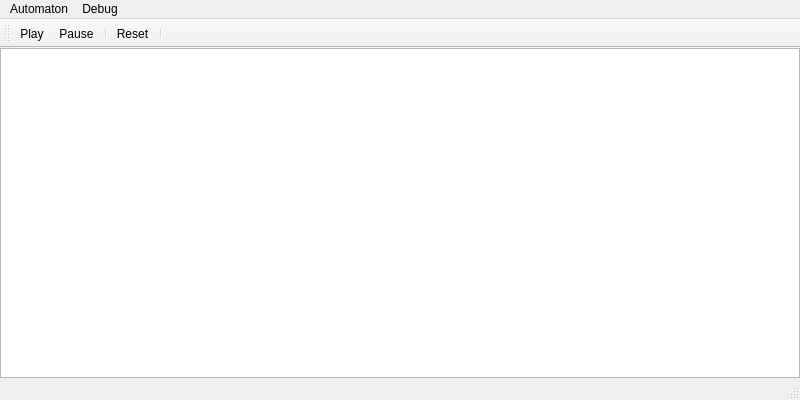
<?xml version="1.0" encoding="UTF-8"?>
<ui version="4.0">
  <class>MainWindow</class>
  <widget class="QMainWindow" name="MainWindow">
    <property name="geometry">
      <rect>
        <x>0</x>
        <y>0</y>
        <width>800</width>
        <height>400</height>
      </rect>
    </property>
    <property name="sizePolicy">
      <sizepolicy hsizetype="Ignored" vsizetype="Ignored">
        <horstretch>0</horstretch>
        <verstretch>0</verstretch>
      </sizepolicy>
    </property>
    <property name="windowTitle">
      <string>Cellular Automata</string>
    </property>
    <widget class="QWidget" name="centralWidget">
      <property name="sizePolicy">
        <sizepolicy hsizetype="Expanding" vsizetype="Expanding">
          <horstretch>0</horstretch>
          <verstretch>0</verstretch>
        </sizepolicy>
      </property>
      <layout class="QHBoxLayout" name="horizontalLayout">
        <property name="sizeConstraint">
          <enum>QLayout::SetNoConstraint</enum>
        </property>
        <property name="leftMargin">
          <number>0</number>
        </property>
        <property name="topMargin">
          <number>0</number>
        </property>
        <property name="rightMargin">
          <number>0</number>
        </property>
        <property name="bottomMargin">
          <number>0</number>
        </property>
        <item>
          <widget class="QGraphicsView" name="graphics">
            <property name="sizePolicy">
              <sizepolicy hsizetype="Ignored" vsizetype="Ignored">
                <horstretch>0</horstretch>
                <verstretch>0</verstretch>
              </sizepolicy>
            </property>
            <property name="alignment">
              <set>Qt::AlignLeading|Qt::AlignLeft|Qt::AlignTop</set>
            </property>
          </widget>
        </item>
      </layout>
    </widget>
    <widget class="QMenuBar" name="menuBar">
      <property name="geometry">
        <rect>
          <x>0</x>
          <y>0</y>
          <width>800</width>
          <height>22</height>
        </rect>
      </property>
      <property name="sizePolicy">
        <sizepolicy hsizetype="Preferred" vsizetype="Preferred">
          <horstretch>0</horstretch>
          <verstretch>0</verstretch>
        </sizepolicy>
      </property>
      <widget class="QMenu" name="menuAutomaton">
        <property name="title">
          <string>Automaton</string>
        </property>
        <addaction name="actionNextGeneration"/>
        <addaction name="actionPlay"/>
        <addaction name="actionPause"/>
        <addaction name="actionReset"/>
      </widget>
      <widget class="QMenu" name="menuDebug">
        <property name="title">
          <string>Debug</string>
        </property>
        <addaction name="actionShowChunkBoundaries"/>
      </widget>
      <addaction name="menuAutomaton"/>
      <addaction name="menuDebug"/>
    </widget>
    <widget class="QStatusBar" name="statusBar"/>
    <widget class="QToolBar" name="toolBar">
      <property name="windowTitle">
        <string>toolBar</string>
      </property>
      <attribute name="toolBarArea">
        <enum>TopToolBarArea</enum>
      </attribute>
      <attribute name="toolBarBreak">
        <bool>false</bool>
      </attribute>
      <addaction name="actionPlay"/>
      <addaction name="actionPause"/>
      <addaction name="separator"/>
      <addaction name="actionReset"/>
      <addaction name="separator"/>
    </widget>
    <action name="actionNextGeneration">
      <property name="text">
        <string>Next Generation</string>
      </property>
      <property name="shortcut">
        <string>N</string>
      </property>
    </action>
    <action name="actionPlay">
      <property name="text">
        <string>Play</string>
      </property>
      <property name="shortcut">
        <string>Space</string>
      </property>
    </action>
    <action name="actionPause">
      <property name="text">
        <string>Pause</string>
      </property>
      <property name="shortcut">
        <string>Space</string>
      </property>
    </action>
    <action name="actionReset">
      <property name="text">
        <string>Reset</string>
      </property>
      <property name="shortcut">
        <string>Ctrl+Shift+R</string>
      </property>
    </action>
    <action name="actionShowChunkBoundaries">
      <property name="checkable">
        <bool>true</bool>
      </property>
      <property name="text">
        <string>Show chunk boundaries</string>
      </property>
      <property name="shortcut">
        <string>Ctrl+B</string>
      </property>
    </action>
  </widget>
  <resources/>
  <connections/>
</ui>
